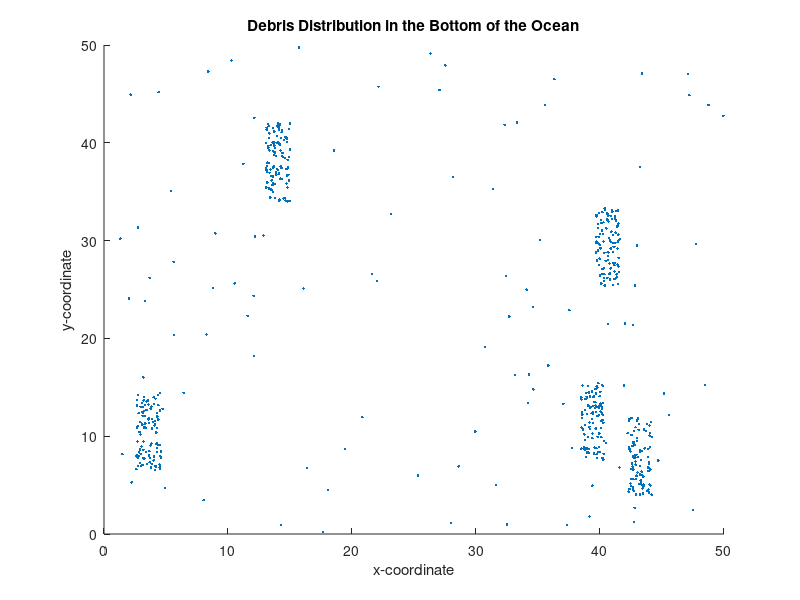

Write MATLAB code to recreate this figure.
% Define the size and shape of your graph
Xmax = 50;  % Number of rows
Ymax = 50;  % Number of columns

% Generate random points throughout the graph
numPoints = 100;  % Adjust the total number of points
x = rand(numPoints, 1) * Xmax;  % Generate random x-coordinates
y = rand(numPoints, 1) * Ymax;  % Generate random y-coordinates

% Create random hotspots
numHotspots = 5;  % Adjust the number of hotspots
hotspotWidth = 2;  % Adjust the hotspot width
hotspotHeight = 8;  % Adjust the hotspot height

for i = 1:numHotspots
    x_hotspot = rand * (Xmax - hotspotWidth);  % Random x-coordinate for the hotspot center
    y_hotspot = rand * (Ymax - hotspotHeight);  % Random y-coordinate for the hotspot center
    
    numHotspotPoints = 100;  % Adjust the number of points in each hotspot
    x_hotspot_points = x_hotspot + rand(numHotspotPoints, 1) * hotspotWidth;  % Generate random x-coordinates within the hotspot width
    y_hotspot_points = y_hotspot + rand(numHotspotPoints, 1) * hotspotHeight;  % Generate random y-coordinates within the hotspot height
    
    % Combine hotspot points with the original points
    x = [x; x_hotspot_points];
    y = [y; y_hotspot_points];
end

% Visualize the debris distribution
figure;
scatter(x, y, '.');
title('Debris Distribution in the Bottom of the Ocean');
xlabel('x-coordinate');
ylabel('y-coordinate');
